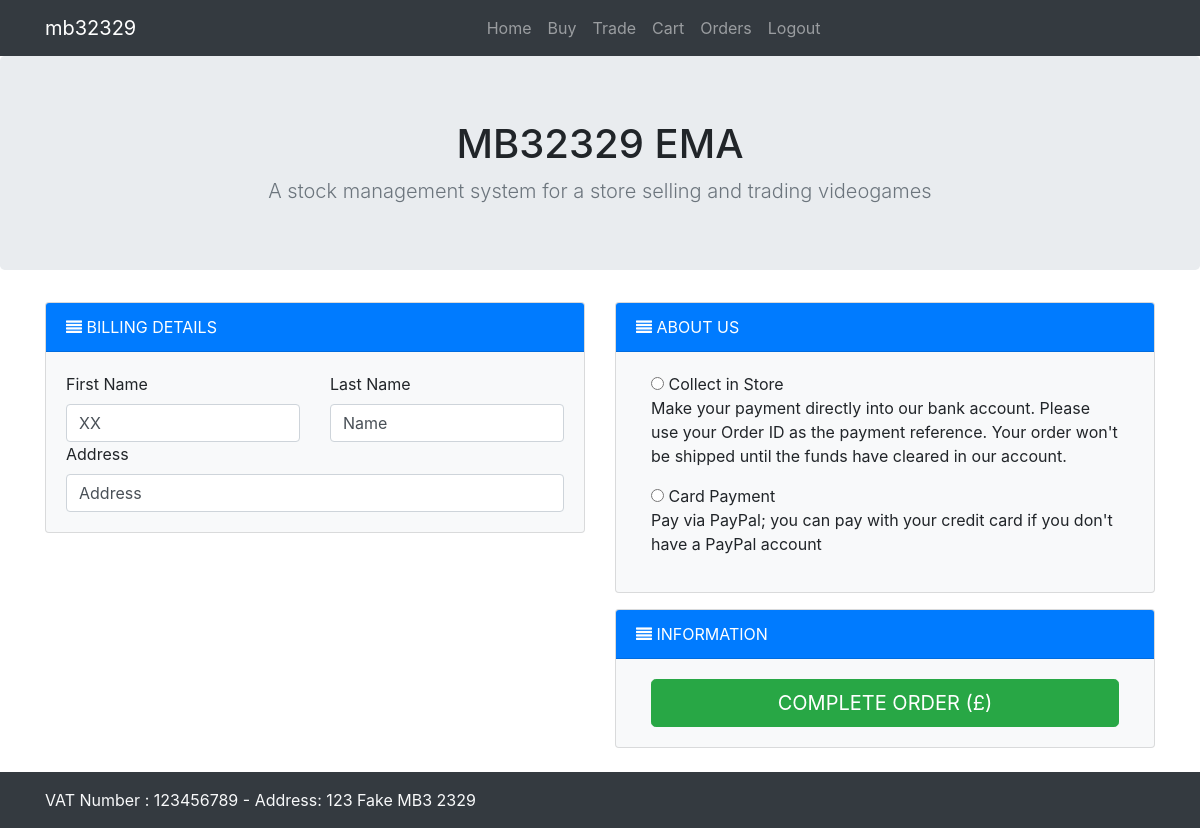
Screenshot of /checkout.php (signed in) with the database file from the repository.
### tables this page shows
CREATE TABLE `customer` (
  `customer_id` int(11) NOT NULL,
  `first_name` varchar(255) NOT NULL,
  `last_name` varchar(255) NOT NULL,
  `address` text NOT NULL,
  `email_address` varchar(255) NOT NULL,
  `hashed_password` varchar(255) NOT NULL
);

### checkout.php (the view, shortened to what this page needs)
<?php
include("includes/header.php");
?>
<?php
$customer_id  = $_SESSION['customer_id'];
$get_customer = "select * from customer where customer_id='$customer_id'";
$run_customer = mysqli_query($con, $get_customer);
$row_customer = mysqli_fetch_array($run_customer);
?>
<section class="jumbotron text-center">
  <div class="container">
    <h1 class="jumbotron-heading">MB32329 EMA
    </h1>
    <p class="lead text-muted mb-0">A stock management system for a store selling and trading videogames
    </p>
  </div>
</section>
<div class="container">
  <div class="row mb-2">
    <div class="col-12 col-lg-6">
      <div class="card bg-light mb-3">
        <div class="card-header bg-primary text-white text-uppercase">
          <i class="fa fa-align-justify">
          </i> Billing Details
        </div>
        <div class="card-body">
          <div class="billing-details">
            <form action="checkout.php" method="post">
              <div class="row">
                <div class="col-md-6">
                  <label>First Name
                  </label>
                  <input name="fname" class="form-control" placeholder="" value="<?php
if (!empty($row_customer['first_name']))
  {
    echo $row_customer['first_name'];
  }
elseif (isset($fname))
  {
    echo $fname;
  }
?>" type="text">
                </div>
                <div class="col-md-6">
                  <label>Last Name
                  </label>
                  <input name="lname" class="form-control" placeholder="" value="<?php
if (!empty($row_customer['last_name']))
  {
    echo $row_customer['last_name'];
  }
elseif (isset($lname))
  {
    echo $lname;
  }
?>" type="text">
                </div>
              </div>
              <label>Address
              </label>
              <input name="address" class="form-control" placeholder="Street address" value="<?php
if (!empty($row_customer['address']))
  {
    echo $row_customer['address'];
  }
elseif (isset($address1))
  {
    echo $address1;
  }
?>" type="text">
              </div>
          </div>
        </div>
      </div>
      <div class="col-12 col-lg-6 add_to_cart_block">
        <div class="card bg-light mb-3">
          <div class="card-header bg-primary text-white text-uppercase">
            <i class="fa fa-align-justify">
            </i> About us
          </div>
          <div class="card-body">
            <div class="col-md">
              <input name="payment" id="radio1" class="css-checkbox" type="radio" value="Collect in store">
              <span> Collect in Store
              </span>
              <p>Make your payment directly into our bank account. Please use your Order ID as the payment reference. Your order won't be shipped until the funds have cleared in our account.
              </p>
            </div>
            <div class="col-md">
              <input name="payment" id="radio3" class="css-checkbox" value="Online Payment" type="radio">
              <span value="card"> Card Payment
              </span>
              <p>Pay via PayPal; you can pay with your credit card if you don't have a PayPal account
              </p>
            </div>
          </div>
        </div>
        <div class="card bg-light mb-3">
          <div class="card-header bg-primary text-white text-uppercase">
            <i class="fa fa-align-justify">
            </i> Information
          </div>
          <div class="card-body">
            <div class="col-md">
              <button type="submit" name="pay" value="Complete order" class="btn btn-lg btn-block btn-success text-uppercase">Complete order (£<?php
?>)
              </button>
          </div>
        </div>
      </div>
    </div>
  </div>
</div>
<?php
include("includes/footer.php");
?>

### rows the page displays
customer: fname "XX", lname "Name", address "Address"
